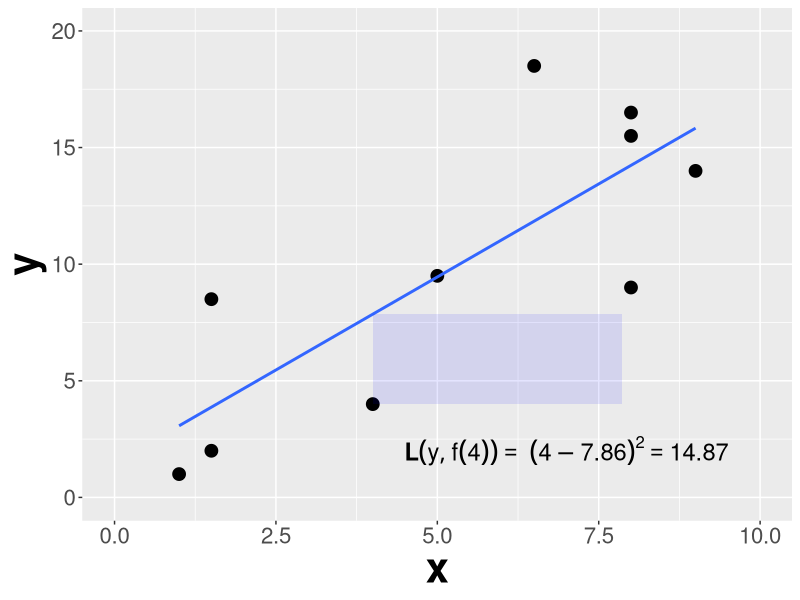

Reproduce this figure in R.
library(ggplot2)
## regression plot simple
data <- data.frame("Groesse" = c(9, 4, 8, 5, 1, 1.5, 8, 8, 6.5,
                                 1.5),
                   "Gewicht" = c(14, 4, 15.5, 9.5, 1, 2, 16.5, 9, 18.5, 8.5))

reg_plot <- ggplot(data = data, mapping = aes(x = Groesse, y = Gewicht),show.legend = TRUE) + 
  geom_point(size = 4) +
  geom_smooth(method = "lm", se = FALSE) + labs(color = "") +
  xlab("x") + ylab("y") + theme(axis.text=element_text(size=16),axis.title=element_text(size=30,face="bold"))

model <- lm(Gewicht ~ Groesse, data = data)

reg_loss <- reg_plot +
  annotate("text", x = 7, y = 2, size = 6, label = "bold(L)(y, f(4)) ==~ (4 - 7.86)^{2} == 14.87",
           parse = TRUE) +
  theme(axis.text=element_text(size=16),axis.title=element_text(size=30,face="bold")) +
  annotate("rect", xmin = 4, xmax = 4 + (predict.lm(model,
                                                    newdata = list("Groesse" = c(4)))[[1]] - 4),
           ymin = 4, ymax = predict.lm(model, newdata = list("Groesse" = c(4)))[[1]],
           alpha = .1,fill = "blue" ) + scale_x_continuous(limits=c(0, 10)) + 
  scale_y_continuous(limits=c(0, 20))

ggsave(filename = "figure/nutshell-ml-basics-loss-regression.png", 
       plot = reg_loss , width = 16, height = 11, units = "in")
